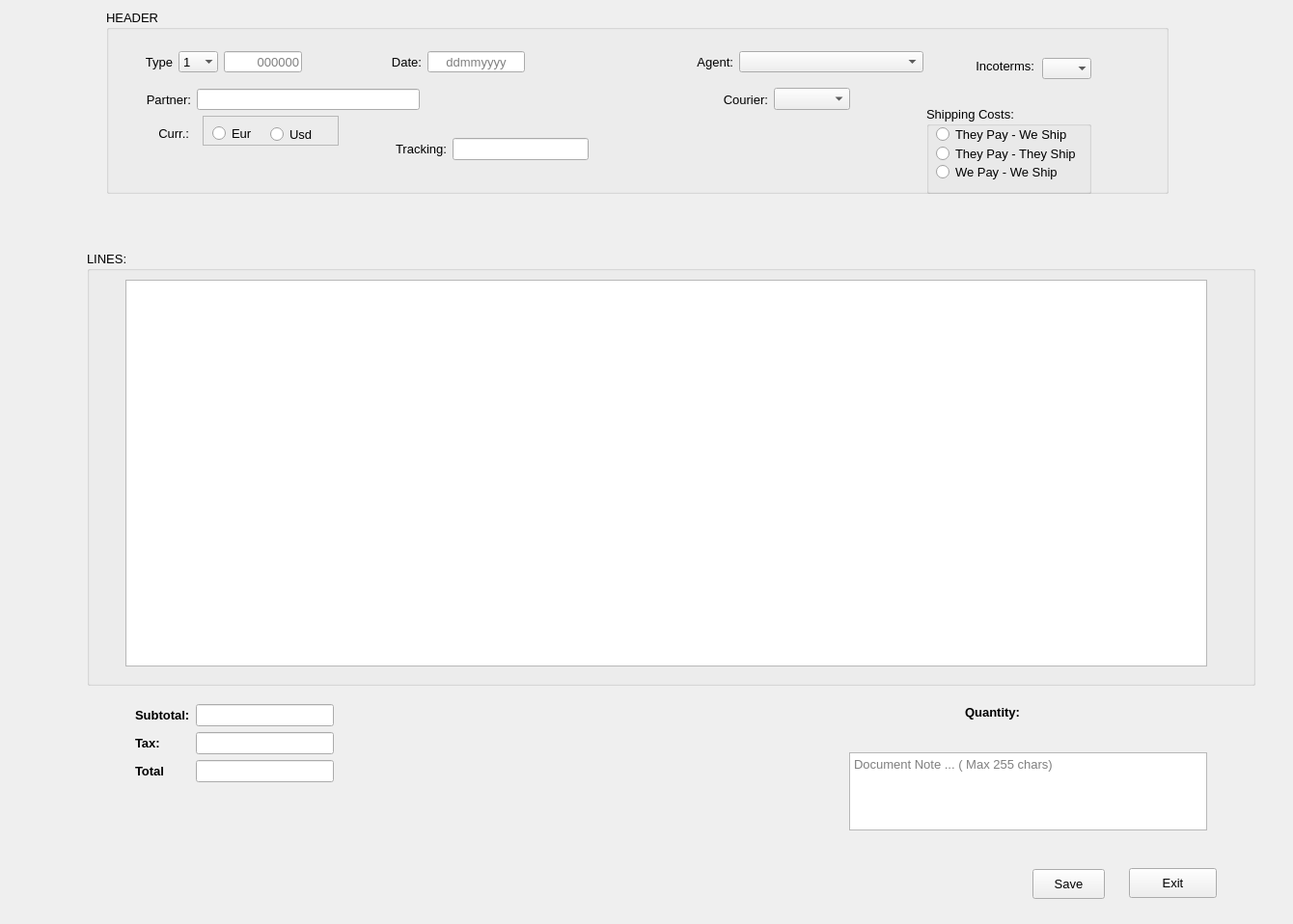
<?xml version="1.0" encoding="UTF-8"?>
<ui version="4.0">
 <class>Form</class>
 <widget class="QWidget" name="Form">
  <property name="geometry">
   <rect>
    <x>0</x>
    <y>0</y>
    <width>1340</width>
    <height>958</height>
   </rect>
  </property>
  <property name="font">
   <font>
    <pointsize>10</pointsize>
   </font>
  </property>
  <property name="windowTitle">
   <string>Credit Note</string>
  </property>
  <property name="toolTip">
   <string>Press Return Key to see the results </string>
  </property>
  <property name="toolTipDuration">
   <number>1</number>
  </property>
  <widget class="QGroupBox" name="groupBox">
   <property name="geometry">
    <rect>
     <x>90</x>
     <y>260</y>
     <width>1211</width>
     <height>451</height>
    </rect>
   </property>
   <property name="autoFillBackground">
    <bool>true</bool>
   </property>
   <property name="title">
    <string>LINES:</string>
   </property>
   <property name="flat">
    <bool>true</bool>
   </property>
   <widget class="ClipView" name="view">
    <property name="enabled">
     <bool>true</bool>
    </property>
    <property name="geometry">
     <rect>
      <x>40</x>
      <y>30</y>
      <width>1121</width>
      <height>401</height>
     </rect>
    </property>
    <property name="selectionMode">
     <enum>QAbstractItemView::SingleSelection</enum>
    </property>
    <property name="selectionBehavior">
     <enum>QAbstractItemView::SelectItems</enum>
    </property>
   </widget>
  </widget>
  <widget class="QPushButton" name="cancel">
   <property name="geometry">
    <rect>
     <x>1170</x>
     <y>900</y>
     <width>91</width>
     <height>31</height>
    </rect>
   </property>
   <property name="text">
    <string>Exit</string>
   </property>
  </widget>
  <widget class="QTextEdit" name="note">
   <property name="geometry">
    <rect>
     <x>880</x>
     <y>780</y>
     <width>371</width>
     <height>81</height>
    </rect>
   </property>
   <property name="placeholderText">
    <string>Document Note ... ( Max 255 chars) </string>
   </property>
  </widget>
  <widget class="QGroupBox" name="header">
   <property name="geometry">
    <rect>
     <x>110</x>
     <y>10</y>
     <width>1101</width>
     <height>191</height>
    </rect>
   </property>
   <property name="title">
    <string>HEADER</string>
   </property>
   <property name="flat">
    <bool>true</bool>
   </property>
   <widget class="QWidget" name="layoutWidget_2">
    <property name="geometry">
     <rect>
      <x>300</x>
      <y>130</y>
      <width>200</width>
      <height>29</height>
     </rect>
    </property>
    <layout class="QHBoxLayout" name="horizontalLayout_6">
     <item>
      <widget class="QLabel" name="label_9">
       <property name="text">
        <string>Tracking:</string>
       </property>
      </widget>
     </item>
     <item>
      <widget class="QLineEdit" name="tracking"/>
     </item>
    </layout>
   </widget>
   <widget class="QWidget" name="layoutWidget_5">
    <property name="geometry">
     <rect>
      <x>40</x>
      <y>40</y>
      <width>807</width>
      <height>29</height>
     </rect>
    </property>
    <layout class="QHBoxLayout" name="horizontalLayout_9">
     <item>
      <widget class="QLabel" name="label_21">
       <property name="layoutDirection">
        <enum>Qt::LeftToRight</enum>
       </property>
       <property name="text">
        <string>Type</string>
       </property>
       <property name="alignment">
        <set>Qt::AlignRight|Qt::AlignTrailing|Qt::AlignVCenter</set>
       </property>
      </widget>
     </item>
     <item>
      <widget class="QComboBox" name="type">
       <property name="minimumSize">
        <size>
         <width>41</width>
         <height>22</height>
        </size>
       </property>
       <property name="maximumSize">
        <size>
         <width>41</width>
         <height>22</height>
        </size>
       </property>
       <property name="frame">
        <bool>false</bool>
       </property>
       <item>
        <property name="text">
         <string>1</string>
        </property>
       </item>
       <item>
        <property name="text">
         <string>2</string>
        </property>
       </item>
       <item>
        <property name="text">
         <string>3</string>
        </property>
       </item>
       <item>
        <property name="text">
         <string>4</string>
        </property>
       </item>
       <item>
        <property name="text">
         <string>5</string>
        </property>
       </item>
       <item>
        <property name="text">
         <string>6</string>
        </property>
       </item>
      </widget>
     </item>
     <item>
      <widget class="QLineEdit" name="number">
       <property name="minimumSize">
        <size>
         <width>81</width>
         <height>20</height>
        </size>
       </property>
       <property name="maximumSize">
        <size>
         <width>81</width>
         <height>22</height>
        </size>
       </property>
       <property name="layoutDirection">
        <enum>Qt::LeftToRight</enum>
       </property>
       <property name="alignment">
        <set>Qt::AlignRight|Qt::AlignTrailing|Qt::AlignVCenter</set>
       </property>
       <property name="readOnly">
        <bool>false</bool>
       </property>
       <property name="placeholderText">
        <string>000000</string>
       </property>
      </widget>
     </item>
     <item>
      <spacer name="horizontalSpacer_12">
       <property name="orientation">
        <enum>Qt::Horizontal</enum>
       </property>
       <property name="sizeHint" stdset="0">
        <size>
         <width>28</width>
         <height>20</height>
        </size>
       </property>
      </spacer>
     </item>
     <item>
      <widget class="QLabel" name="label_22">
       <property name="text">
        <string>Date:</string>
       </property>
       <property name="alignment">
        <set>Qt::AlignRight|Qt::AlignTrailing|Qt::AlignVCenter</set>
       </property>
      </widget>
     </item>
     <item>
      <widget class="QLineEdit" name="date">
       <property name="minimumSize">
        <size>
         <width>101</width>
         <height>22</height>
        </size>
       </property>
       <property name="maximumSize">
        <size>
         <width>101</width>
         <height>22</height>
        </size>
       </property>
       <property name="alignment">
        <set>Qt::AlignCenter</set>
       </property>
       <property name="placeholderText">
        <string>ddmmyyyy</string>
       </property>
      </widget>
     </item>
     <item>
      <spacer name="horizontalSpacer_13">
       <property name="orientation">
        <enum>Qt::Horizontal</enum>
       </property>
       <property name="sizeHint" stdset="0">
        <size>
         <width>28</width>
         <height>20</height>
        </size>
       </property>
      </spacer>
     </item>
     <item>
      <spacer name="horizontalSpacer_14">
       <property name="orientation">
        <enum>Qt::Horizontal</enum>
       </property>
       <property name="sizeHint" stdset="0">
        <size>
         <width>28</width>
         <height>20</height>
        </size>
       </property>
      </spacer>
     </item>
     <item>
      <widget class="QLabel" name="label_24">
       <property name="text">
        <string>Agent:</string>
       </property>
       <property name="alignment">
        <set>Qt::AlignRight|Qt::AlignTrailing|Qt::AlignVCenter</set>
       </property>
      </widget>
     </item>
     <item>
      <widget class="QComboBox" name="agent">
       <property name="minimumSize">
        <size>
         <width>191</width>
         <height>22</height>
        </size>
       </property>
       <property name="maximumSize">
        <size>
         <width>191</width>
         <height>22</height>
        </size>
       </property>
      </widget>
     </item>
    </layout>
   </widget>
   <widget class="QGroupBox" name="groupBox_3">
    <property name="geometry">
     <rect>
      <x>850</x>
      <y>100</y>
      <width>171</width>
      <height>91</height>
     </rect>
    </property>
    <property name="title">
     <string>Shipping Costs:</string>
    </property>
    <widget class="QRadioButton" name="they_pay_they_ship">
     <property name="geometry">
      <rect>
       <x>10</x>
       <y>40</y>
       <width>151</width>
       <height>18</height>
      </rect>
     </property>
     <property name="text">
      <string>They Pay - They Ship</string>
     </property>
    </widget>
    <widget class="QRadioButton" name="we_pay_we_ship">
     <property name="geometry">
      <rect>
       <x>10</x>
       <y>60</y>
       <width>151</width>
       <height>17</height>
      </rect>
     </property>
     <property name="text">
      <string>We Pay - We Ship</string>
     </property>
    </widget>
    <widget class="QRadioButton" name="they_pay_we_ship">
     <property name="geometry">
      <rect>
       <x>10</x>
       <y>20</y>
       <width>141</width>
       <height>18</height>
      </rect>
     </property>
     <property name="text">
      <string>They Pay - We Ship</string>
     </property>
    </widget>
   </widget>
   <widget class="QLabel" name="label_25">
    <property name="geometry">
     <rect>
      <x>30</x>
      <y>120</y>
      <width>56</width>
      <height>16</height>
     </rect>
    </property>
    <property name="text">
     <string>Curr.:</string>
    </property>
    <property name="alignment">
     <set>Qt::AlignRight|Qt::AlignTrailing|Qt::AlignVCenter</set>
    </property>
   </widget>
   <widget class="QFrame" name="frame">
    <property name="geometry">
     <rect>
      <x>100</x>
      <y>110</y>
      <width>141</width>
      <height>31</height>
     </rect>
    </property>
    <property name="frameShape">
     <enum>QFrame::StyledPanel</enum>
    </property>
    <property name="frameShadow">
     <enum>QFrame::Raised</enum>
    </property>
    <widget class="QRadioButton" name="eur">
     <property name="geometry">
      <rect>
       <x>10</x>
       <y>8</y>
       <width>51</width>
       <height>20</height>
      </rect>
     </property>
     <property name="text">
      <string>Eur</string>
     </property>
    </widget>
    <widget class="QRadioButton" name="usd">
     <property name="geometry">
      <rect>
       <x>70</x>
       <y>10</y>
       <width>61</width>
       <height>18</height>
      </rect>
     </property>
     <property name="text">
      <string>Usd</string>
     </property>
    </widget>
   </widget>
   <widget class="QComboBox" name="incoterms">
    <property name="geometry">
     <rect>
      <x>970</x>
      <y>50</y>
      <width>51</width>
      <height>22</height>
     </rect>
    </property>
    <property name="minimumSize">
     <size>
      <width>51</width>
      <height>22</height>
     </size>
    </property>
    <property name="maximumSize">
     <size>
      <width>51</width>
      <height>22</height>
     </size>
    </property>
    <property name="currentIndex">
     <number>1</number>
    </property>
    <property name="iconSize">
     <size>
      <width>16</width>
      <height>16</height>
     </size>
    </property>
    <property name="frame">
     <bool>false</bool>
    </property>
    <item>
     <property name="text">
      <string>EXW</string>
     </property>
    </item>
    <item>
     <property name="text">
      <string/>
     </property>
    </item>
    <item>
     <property name="text">
      <string>FOB</string>
     </property>
    </item>
    <item>
     <property name="text">
      <string>CIF</string>
     </property>
    </item>
    <item>
     <property name="text">
      <string>CIP</string>
     </property>
    </item>
    <item>
     <property name="text">
      <string>DAP</string>
     </property>
    </item>
    <item>
     <property name="text">
      <string>DAT</string>
     </property>
    </item>
   </widget>
   <widget class="QLabel" name="label_29">
    <property name="geometry">
     <rect>
      <x>900</x>
      <y>50</y>
      <width>62</width>
      <height>16</height>
     </rect>
    </property>
    <property name="text">
     <string>Incoterms:</string>
    </property>
    <property name="alignment">
     <set>Qt::AlignRight|Qt::AlignTrailing|Qt::AlignVCenter</set>
    </property>
   </widget>
   <widget class="QWidget" name="layoutWidget">
    <property name="geometry">
     <rect>
      <x>41</x>
      <y>81</y>
      <width>730</width>
      <height>24</height>
     </rect>
    </property>
    <layout class="QHBoxLayout" name="horizontalLayout">
     <item>
      <widget class="QLabel" name="label_18">
       <property name="text">
        <string>Partner:</string>
       </property>
       <property name="alignment">
        <set>Qt::AlignRight|Qt::AlignTrailing|Qt::AlignVCenter</set>
       </property>
      </widget>
     </item>
     <item>
      <widget class="QLineEdit" name="partner">
       <property name="minimumSize">
        <size>
         <width>231</width>
         <height>22</height>
        </size>
       </property>
       <property name="maximumSize">
        <size>
         <width>231</width>
         <height>22</height>
        </size>
       </property>
       <property name="readOnly">
        <bool>true</bool>
       </property>
      </widget>
     </item>
     <item>
      <spacer name="horizontalSpacer_10">
       <property name="orientation">
        <enum>Qt::Horizontal</enum>
       </property>
       <property name="sizeHint" stdset="0">
        <size>
         <width>58</width>
         <height>20</height>
        </size>
       </property>
      </spacer>
     </item>
     <item>
      <spacer name="horizontalSpacer_11">
       <property name="orientation">
        <enum>Qt::Horizontal</enum>
       </property>
       <property name="sizeHint" stdset="0">
        <size>
         <width>58</width>
         <height>20</height>
        </size>
       </property>
      </spacer>
     </item>
     <item>
      <widget class="QLabel" name="label_20">
       <property name="text">
        <string>Courier:</string>
       </property>
       <property name="alignment">
        <set>Qt::AlignRight|Qt::AlignTrailing|Qt::AlignVCenter</set>
       </property>
      </widget>
     </item>
     <item>
      <widget class="QComboBox" name="courier"/>
     </item>
    </layout>
   </widget>
  </widget>
  <widget class="QWidget" name="layoutWidget">
   <property name="geometry">
    <rect>
     <x>140</x>
     <y>730</y>
     <width>206</width>
     <height>91</height>
    </rect>
   </property>
   <layout class="QFormLayout" name="formLayout">
    <item row="0" column="0">
     <widget class="QLabel" name="label_33">
      <property name="font">
       <font>
        <pointsize>10</pointsize>
        <weight>75</weight>
        <bold>true</bold>
       </font>
      </property>
      <property name="layoutDirection">
       <enum>Qt::LeftToRight</enum>
      </property>
      <property name="styleSheet">
       <string notr="true"/>
      </property>
      <property name="text">
       <string>Subtotal:</string>
      </property>
     </widget>
    </item>
    <item row="0" column="1">
     <widget class="QLineEdit" name="subtotal_proforma">
      <property name="font">
       <font>
        <pointsize>10</pointsize>
       </font>
      </property>
      <property name="layoutDirection">
       <enum>Qt::LeftToRight</enum>
      </property>
      <property name="readOnly">
       <bool>true</bool>
      </property>
     </widget>
    </item>
    <item row="1" column="0">
     <widget class="QLabel" name="label_34">
      <property name="font">
       <font>
        <pointsize>10</pointsize>
        <weight>75</weight>
        <bold>true</bold>
       </font>
      </property>
      <property name="layoutDirection">
       <enum>Qt::LeftToRight</enum>
      </property>
      <property name="text">
       <string>Tax:</string>
      </property>
     </widget>
    </item>
    <item row="1" column="1">
     <widget class="QLineEdit" name="proforma_tax">
      <property name="layoutDirection">
       <enum>Qt::LeftToRight</enum>
      </property>
      <property name="readOnly">
       <bool>true</bool>
      </property>
     </widget>
    </item>
    <item row="2" column="0">
     <widget class="QLabel" name="label_35">
      <property name="font">
       <font>
        <pointsize>10</pointsize>
        <weight>75</weight>
        <bold>true</bold>
       </font>
      </property>
      <property name="layoutDirection">
       <enum>Qt::LeftToRight</enum>
      </property>
      <property name="text">
       <string>Total </string>
      </property>
     </widget>
    </item>
    <item row="2" column="1">
     <widget class="QLineEdit" name="proforma_total">
      <property name="layoutDirection">
       <enum>Qt::LeftToRight</enum>
      </property>
      <property name="readOnly">
       <bool>true</bool>
      </property>
     </widget>
    </item>
   </layout>
  </widget>
  <widget class="QLabel" name="quantity">
   <property name="geometry">
    <rect>
     <x>1000</x>
     <y>730</y>
     <width>201</width>
     <height>16</height>
    </rect>
   </property>
   <property name="styleSheet">
    <string notr="true">font:bold; </string>
   </property>
   <property name="text">
    <string>Quantity:</string>
   </property>
   <property name="textFormat">
    <enum>Qt::AutoText</enum>
   </property>
   <property name="scaledContents">
    <bool>false</bool>
   </property>
  </widget>
  <widget class="QPushButton" name="save">
   <property name="geometry">
    <rect>
     <x>1070</x>
     <y>901</y>
     <width>75</width>
     <height>31</height>
    </rect>
   </property>
   <property name="text">
    <string>Save</string>
   </property>
  </widget>
 </widget>
 <customwidgets>
  <customwidget>
   <class>ClipView</class>
   <extends>QTableView</extends>
   <header location="global">clipview</header>
  </customwidget>
 </customwidgets>
 <tabstops>
  <tabstop>type</tabstop>
  <tabstop>number</tabstop>
  <tabstop>date</tabstop>
  <tabstop>agent</tabstop>
  <tabstop>they_pay_we_ship</tabstop>
  <tabstop>they_pay_they_ship</tabstop>
  <tabstop>we_pay_we_ship</tabstop>
  <tabstop>partner</tabstop>
  <tabstop>courier</tabstop>
  <tabstop>incoterms</tabstop>
  <tabstop>eur</tabstop>
  <tabstop>usd</tabstop>
  <tabstop>tracking</tabstop>
  <tabstop>view</tabstop>
  <tabstop>proforma_total</tabstop>
  <tabstop>proforma_tax</tabstop>
  <tabstop>subtotal_proforma</tabstop>
  <tabstop>note</tabstop>
  <tabstop>cancel</tabstop>
 </tabstops>
 <resources/>
 <connections>
  <connection>
   <sender>cancel</sender>
   <signal>clicked()</signal>
   <receiver>Form</receiver>
   <slot>close()</slot>
   <hints>
    <hint type="sourcelabel">
     <x>1205</x>
     <y>905</y>
    </hint>
    <hint type="destinationlabel">
     <x>1233</x>
     <y>852</y>
    </hint>
   </hints>
  </connection>
 </connections>
</ui>
